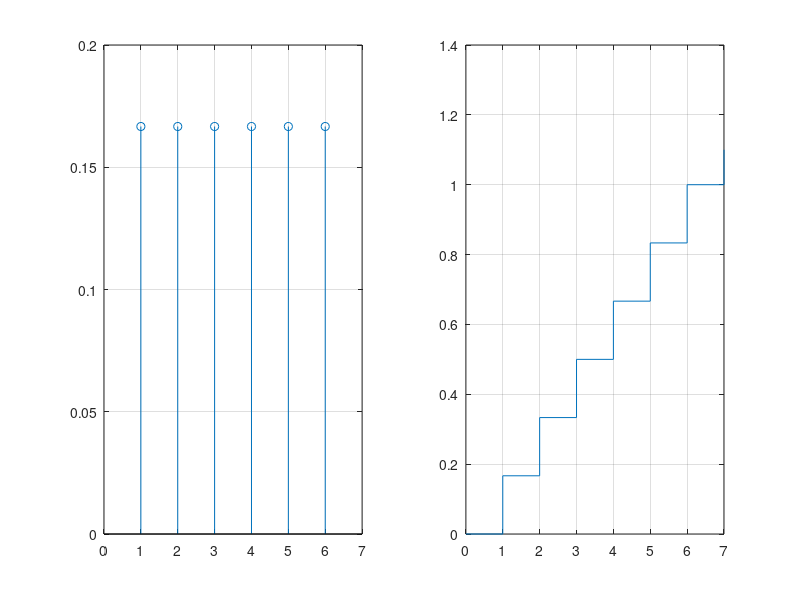

The MATLAB script that drew this image:
%%a
x = [1,2,3,4,5,6]; % X=1:6;mesma coisa, usada para valores maiores
fx = ones(1,6)/6;  %(elemesntos, numero de elementos
%funcao massa-probabilidade para cada valor possivel apresentar a massa

figure(1)
subplot(1,2,1)  %selecioanr a area (linhas,coluans,qual area selecionar)
stem(x,fx)
xlim([0,7])
grid on

%%b
subplot(1,2,2)

px= cumsum(fx);
stairs([0 x 7],[0 px 1.1])
grid on